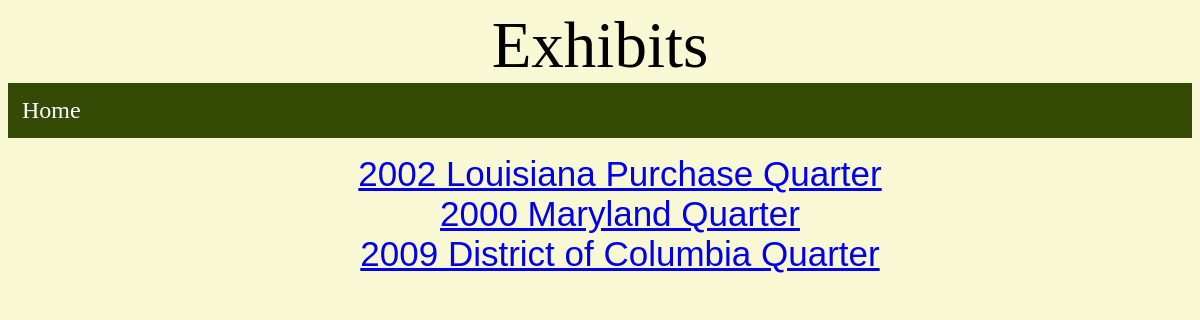
Screenshot of /exhibit/ with the database file from the repository.
### exhibit/models.py (models this page shows, shortened)
class Exhibit(models.Model):
    title = models.CharField(max_length=200)
    short_description=models.CharField(max_length=1000)
    items_in_exhibit=models.ManyToManyField(ArchiveDocument)
    exhibit_text = models.TextField(blank=True, null=False)

### exhibit/views.py (the view)
# urls.py: path('', views.exhibit_index, name='exhibit_index'),
def exhibit_index(request):
    context = {}
    exhibits = []
    try:
        allexhibits = Exhibit.objects.all()
        for exhibit in allexhibits:
            exhibits.append(
                {
                    "id": exhibit.id,
                    "name": exhibit.title,
                    "snippet": exhibit.short_description,
                }
            )
    except Exhibit.DoesNotExist as e:
        print(e)
    context["exhibits"] = exhibits
    return render(request, "exhibit/index.html", context)

### exhibit/templates/exhibit/index.html
{% extends 'base.html' %}
{% load static %}
{% block content %}
<div class="page_title">
    Exhibits
</div>
<div class="breadcrumb">
    <ul>
        <li><a href="/"> Home </a></li>
    </ul>
</div>
<div class="content">
    {% if exhibits %}
    <ul>
        {% for exhibit in exhibits %}
            <div class="exhibit">
                <a href="{{exhibit.id}}">{{exhibit.name}} </a>
                     </div>
        {% endfor %}
    </ul>
    {% else %}
    <p>No exhibits yet!</p>
    {% endif %}
    </div>
{% endblock %}

### static/css/style.css (style rules this page uses)
.page_title { font-size: 65px; text-align: center; font-family: Copperplate, "Copperplate Gothic Light"; font-style: normal; }
.breadcrumb ul { font-family: Copperplate, "Copperplate Gothic Light"; font-size: 24px; list-style-type: none; margin: 0; padding: 0; overflow: hidden; background-color: #354a05; }
.breadcrumb li { float: left; }
.breadcrumb li a { display: block; color: white; text-align: center; padding: 14px; text-decoration: none; }
.exhibit { font-size: 35px; text-align: center; font-family: 'Trebuchet MS', 'Lucida Sans Unicode', 'Lucida Grande', 'Lucida Sans', Arial, sans-serif; }

### rows the page displays
Exhibit: name "2002 Louisiana Purchase Quarter"
Exhibit: name "2000 Maryland Quarter"
Exhibit: name "2009 District of Columbia Quarter"
